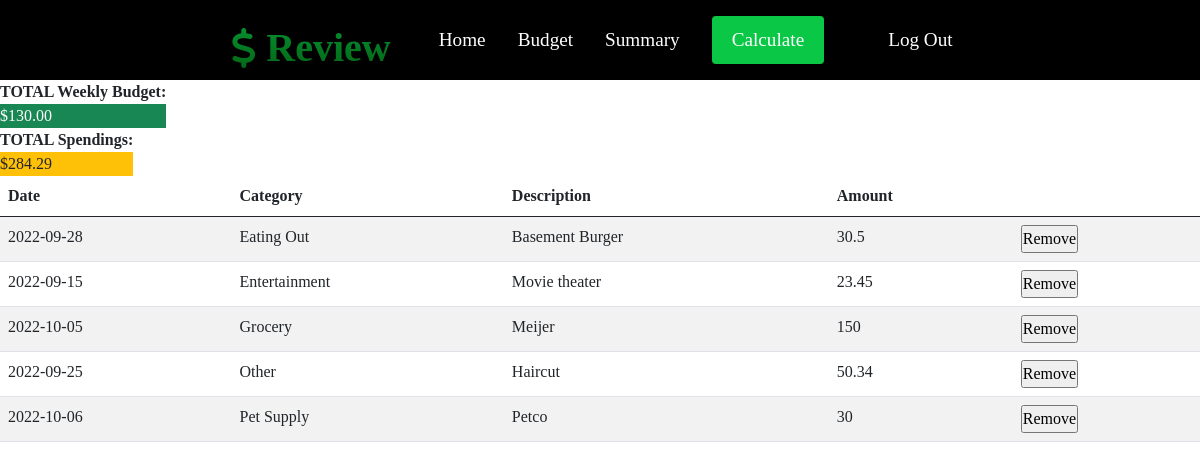
/summary (signed in), run on the app's committed database.
### tables this page shows
CREATE TABLE 'users' ('id' INTEGER PRIMARY KEY AUTOINCREMENT NOT NULL, 'username' TEXT, 'hash' TEXT, 'wkly_ttl' INTEGER);

CREATE TABLE 'spendings' ('id' INTEGER PRIMARY KEY AUTOINCREMENT NOT NULL, 'user_id' INTEGER, 'date' DATETIME, 'category' TEXT, 'description' TEXT, 'amount' NUMERIC);

### app.py (the view)
@app.route("/summary")
@login_required
def summary():
    id = session["user_id"]
    spendings = db.execute("SELECT id, date, category, description, amount FROM spendings WHERE user_id = ? ORDER BY category", id)
    users = db.execute("SELECT wkly_ttl FROM users WHERE id = ?", id)
    sum_all = db.execute("SELECT ROUND(SUM(amount),2) as sum_amount FROM spendings WHERE user_id = ?", id)
    return render_template("summary.html", spendings=spendings, users=users, sum_all=sum_all)

### app.py (called while the page is built)
@app.after_request
def after_request(response):
    response.headers["Cache-Control"] = "no-cache, no-store, must-revalidate"
    response.headers["Expires"] = 0
    response.headers["Pragma"] = "no-cache"
    return response

def login_required(f):
    @wraps(f)
    def decorated_function(*args, **kwargs):
        if session.get("user_id") is None:
            return redirect("/login")
        return f(*args, **kwargs)
    return decorated_function

### templates/summary.html (shortened to what this page needs)
{% extends "layout.html" %}
{% block css %}
<link href="static/style_home.css" rel="stylesheet">
{% endblock %}
{% block content %}
<table>
    <thead>
        <tr><th>TOTAL Weekly Budget:</th></tr>
    </thead>
    <tbody>
        {% for user in users %}
        <tr><td class="bg-success text-white">${{ user["wkly_ttl"] }}.00</td></tr>
        {% endfor %}
    </tbody>
</table>
<table>
    <thead>
        <tr><th>TOTAL Spendings:</th></tr>
    </thead>
    <tbody>
        {% for sum_all in sum_all %}
        <tr><td class="bg-warning text-dark">${{ sum_all["sum_amount"] }}</td></tr>
        {% endfor %}
    </tbody>
</table>
<table class="table table-striped">
    <thead>
        <tr>
            <th>Date</th>
            <th>Category</th>
            <th>Description</th>
            <th>Amount</th>
            <th></th>
        </tr>
    </thead>
    <tbody>
        {% for spending in spendings %}
        <tr>
            <td>{{ spending["date"] }}</td>
            <td>{{ spending["category"] }}</td>
            <td>{{ spending["description"] }}</td>
            <td>{{ spending["amount"] }}</td>
            <td>
                <form action="/remove" method="post">
                    <input type="submit" value="Remove">
                </form>
            </td>
        </tr>
        {% endfor %}
    </tbody>
</table>
{% endblock %}

### static/style_home.css (style rules this page uses)
* { box-sizing: border-box; margin: 0; padding: 0; font-family: "WildWest"; }

### data on the page
users: wkly_ttl "130"
spendings: date "2022-09-28", category "Eating Out", description "Basement Burger", amount "30.5"
spendings: date "2022-09-15", category "Entertainment", description "Movie theater", amount "23.45"
spendings: date "2022-10-05", category "Grocery", description "Meijer", amount "150"
spendings: date "2022-09-25", category "Other", description "Haircut", amount "50.34"
spendings: date "2022-10-06", category "Pet Supply", description "Petco", amount "30"

### other printed values
{{ sum_all["sum_amount"] }} "284.29"
